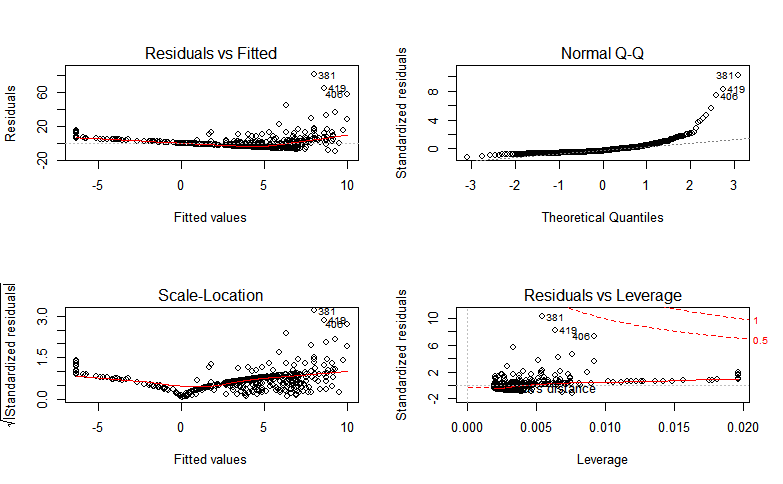

This figure's R source:
library(MASS)
attach(Boston)
lm1 <- lm(crim ~ zn)
par(mfrow=c(2,2))
plot(lm1)

lm2 <- lm(crim ~ indus)
par(mfrow=c(2,2))
plot(lm2)

## F-statistic: 99.82 on 1 and 504 DF,  p-value: < 2.2e-16
chas <- as.factor(chas)
fit.chas <- lm(crim ~ chas)
par(mfrow=c(2,2))


fit.medv <- lm(crim ~ medv)
par(mfrow=c(2,2))
plot(fit.medv)

fit.lstat <- lm(crim ~ lstat)
par(mfrow=c(2,2))
plot(fit.lstat)

fit.black <- lm(crim ~ black)
par(mfrow=c(2,2))
plot(fit.black)

fit.ptratio <- lm(crim ~ ptratio)
par(mfrow=c(2,2))
plot(fit.ptratio)



fit.tax <- lm(crim ~ tax)
par(mfrow=c(2,2))
plot(fit.tax)

fit.rad <- lm(crim ~ rad)
par(mfrow=c(2,2))
plot(fit.rad)

fit.dis <- lm(crim ~ dis)
par(mfrow=c(2,2))
plot(fit.dis)

fit.nox <- lm(crim ~ nox)
par(mfrow=c(2,2))
plot(fit.nox)

fit.rm <- lm(crim ~ rm)
par(mfrow=c(2,2))
plot(fit.rm)


fit.age <- lm(crim ~ age)
par(mfrow=c(2,2))
plot(fit.age)


summary(fit.chas)








simple.reg <- vector("numeric",0)
simple.reg <- c(simple.reg,  lm1$coefficient[2])
simple.reg <- c(simple.reg, lm2$coefficient[2])
simple.reg <- c(simple.reg, chas$coefficient[2])
simple.reg <- c(simple.reg, fit.nox$coefficient[2])
simple.reg <- c(simple.reg, fit.rm$coefficient[2])
simple.reg <- c(simple.reg, fit.age$coefficient[2])
simple.reg <- c(simple.reg, fit.dis$coefficient[2])
simple.reg <- c(simple.reg, fit.rad$coefficient[2])
simple.reg <- c(simple.reg, fit.tax$coefficient[2])
simple.reg <- c(simple.reg, fit.ptratio$coefficient[2])
simple.reg <- c(simple.reg, fit.black$coefficient[2])
simple.reg <- c(simple.reg, fit.lstat$coefficient[2])
simple.reg <- c(simple.reg, fit.medv$coefficient[2])
mult.reg <- vector("numeric", 0)
mult.reg <- c(mult.reg, fit.all$coefficients)
mult.reg <- mult.reg[-1]
plot(simple.reg, mult.reg, col = "red")
